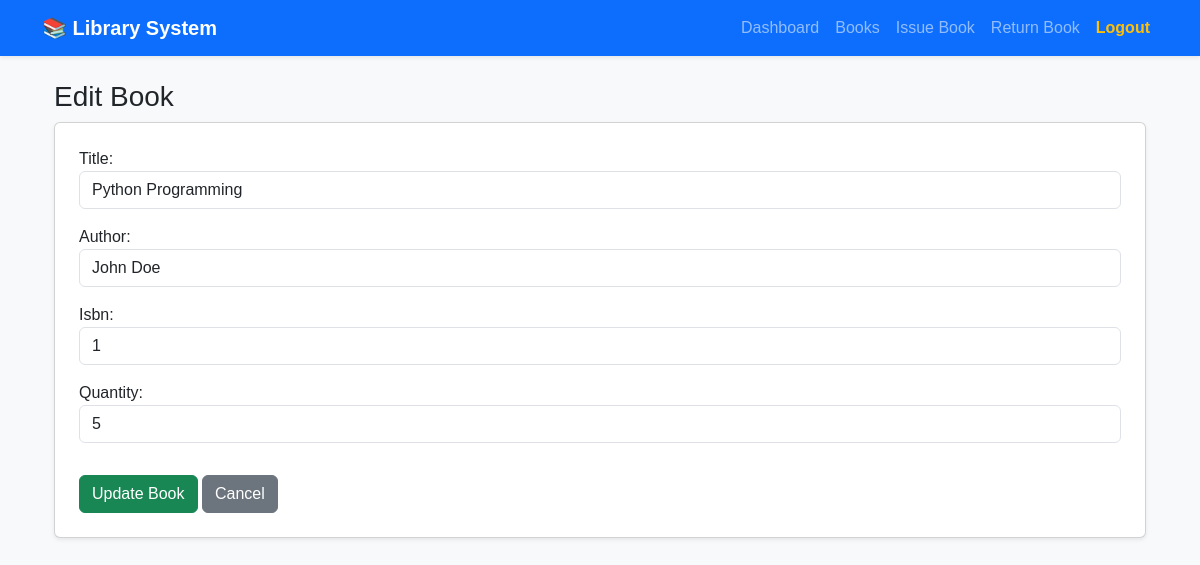
/books/edit/1/ (signed in), run on the app's committed database.
### library/models.py (models this page shows, shortened)
class Book(models.Model):
    title = models.CharField(max_length=255)
    author = models.CharField(max_length=255)
    isbn = models.CharField(max_length=50, unique=True)
    quantity = models.PositiveIntegerField()
    available_copies = models.PositiveIntegerField(default=0)

### library/views.py (the view)
# urls.py: path('books/edit/<int:book_id>/', views.edit_book, name='edit_book'),
@login_required
def edit_book(request, book_id):
    book = get_object_or_404(Book, id=book_id)
    if request.method == "POST":
        form = BookForm(request.POST, instance=book)
        if form.is_valid():
            form.save()
            messages.success(request, "Book updated successfully")
            return redirect("books")
    else:
        form = BookForm(instance=book)
    return render(request, "library/edit_book.html", {"form": form, "book": book})

### library/forms.py
class BookForm(forms.ModelForm):
    class Meta:
        model = Book
        fields = ['title', 'author', 'isbn', 'quantity']
        widgets = {
            'title': forms.TextInput(attrs={'class': 'form-control'}),
            'author': forms.TextInput(attrs={'class': 'form-control'}),
            'isbn': forms.TextInput(attrs={'class': 'form-control'}),
            'quantity': forms.NumberInput(attrs={'class': 'form-control'}),
        }

### library/templates/library/edit_book.html (shortened to what this page needs)
{% extends "library/base.html" %}
{% block content %}
<div class="container mt-4">
    <h3>Edit Book</h3>
    <form method="post">
        <div class="card p-4 shadow-sm">
            {{ form.as_p }}
            <div class="mt-3">
                <button type="submit" class="btn btn-success">
                    Update Book
                </button>
                <a href="{% url 'books' %}" class="btn btn-secondary">
                    Cancel
                </a>
            </div>
        </div>
    </form>
</div>
{% endblock %}

### library/templates/library/base.html (style rules this page uses)
body { font-family: Arial, sans-serif; background-color: #f8f9fa; }

### data on the page
Book: title "Python Programming", author "John Doe", isbn "1", quantity "5"
